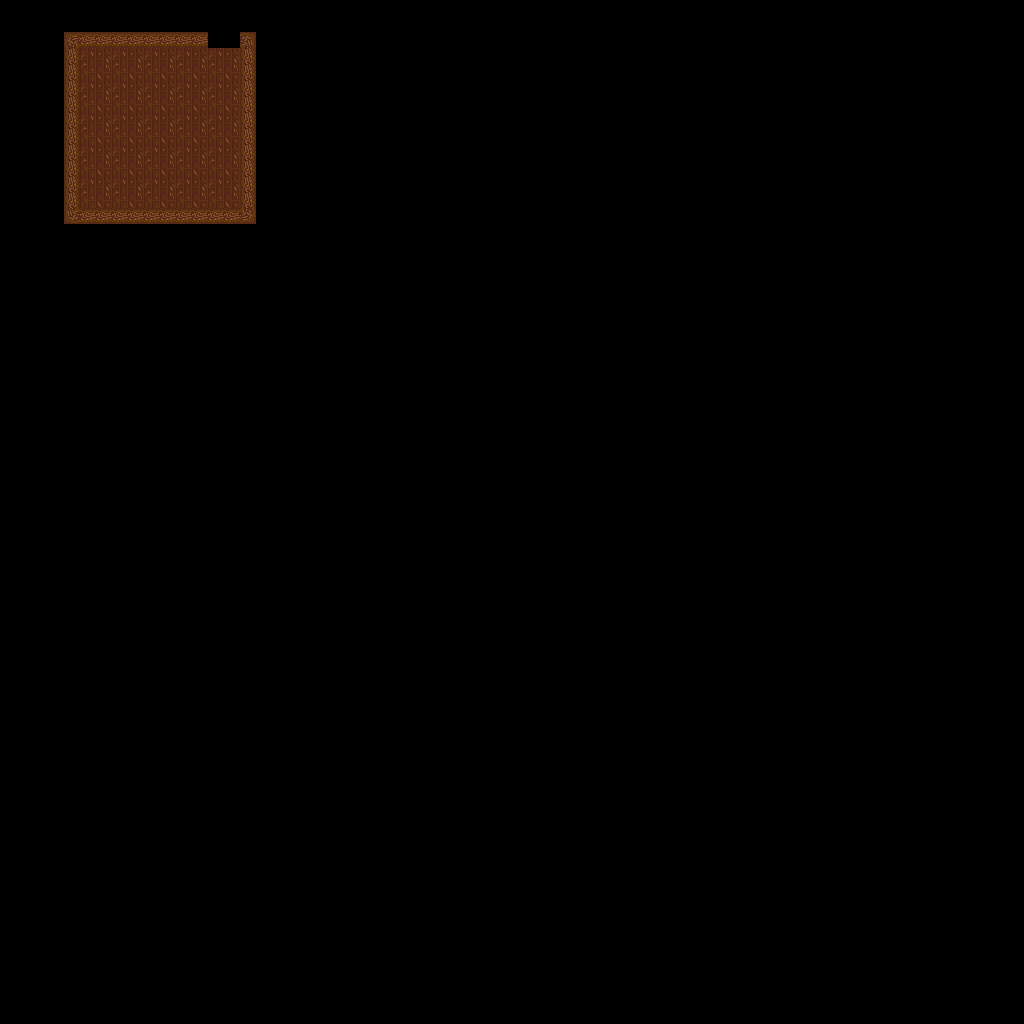

The image is a tile-based game level rendered from a .tmx file. Its description and source (layers, tilesets, objects; grid data summarised) follow:
An orthogonal 64x64 tile map with 16x16 px tiles, 1 tile layer (Tile Layer 1).

<map version="1.2" tiledversion="1.2.4" orientation="orthogonal" renderorder="right-down" width="64" height="64" tilewidth="16" tileheight="16" infinite="0" nextlayerid="2" nextobjectid="1">
 <tileset firstgid="1" source="wood.tsx" />
 <layer id="1" name="Tile Layer 1" width="64" height="64">
  <data>[4096 cells, 4096 non-empty, 12 distinct tile ids]</data>
 </layer>
</map>
